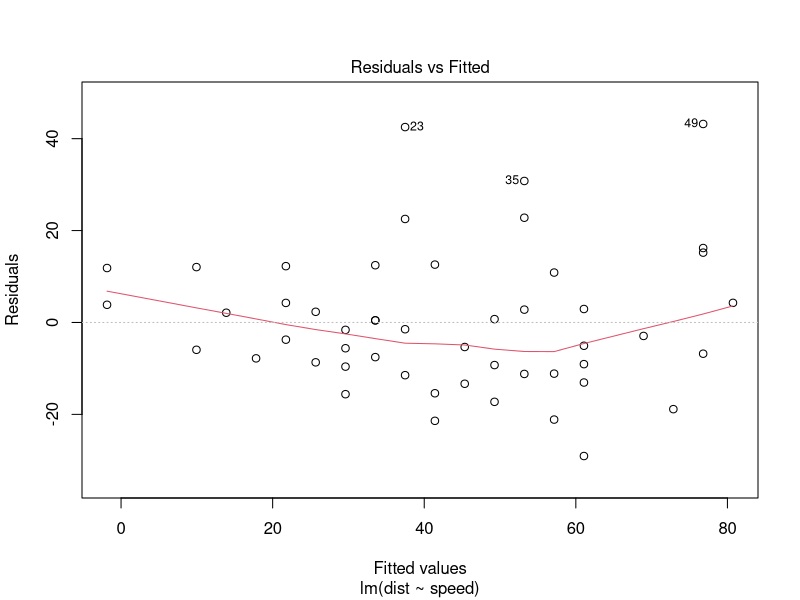
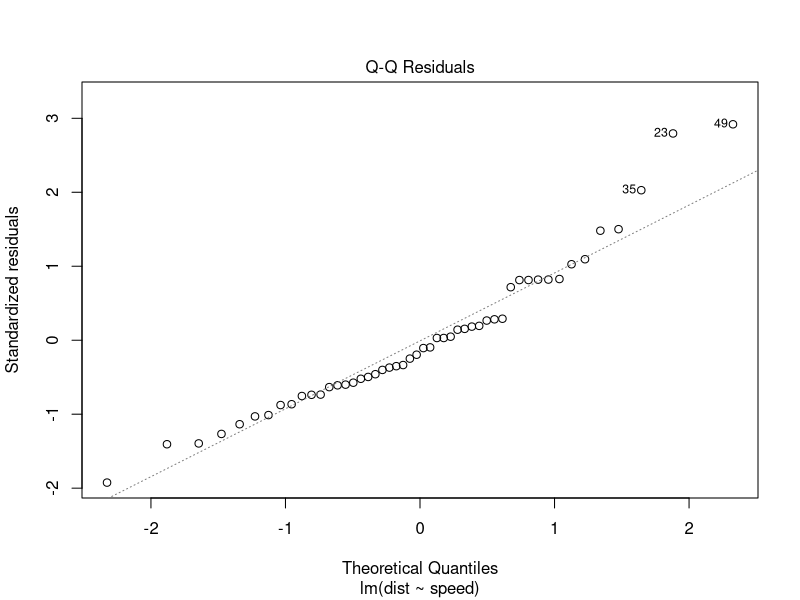
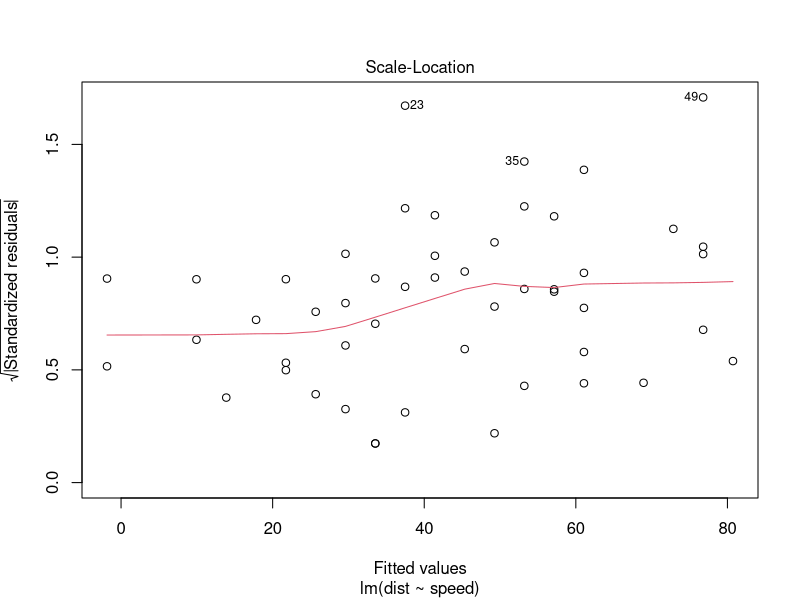
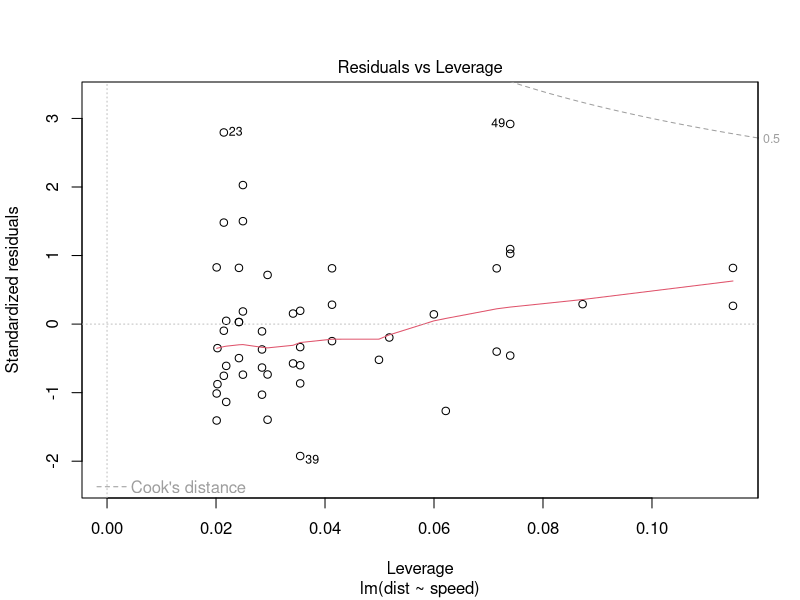

R code for these plots, in order:
##############################################
########### 자료 처리 응용 실습 ##############
##############################################
# R을 이용한 데이터 처리 & 분석 실무(길벗)


###################################################################
############### 6. Linear Regression Model #######################
###################################################################

############### 1. 단순선형회귀 (Simple Linear Regression)  ##############

#y=f(x)+error

#f(x): 예측변수= 설명변수 = 독립변수 
#y: 반응 변수, 종속 변수


# 선형 회귀는 독립변수와 종속 변수간의 관계를 모델링하는 기법
# 머신러닝에서 예측 모델링 중 가장 기초가 되는 모델
# 이때 독립변수가 하나이면 단순 (Simple) 선형 회귀라고 하고 2개 이상이면
# 다중 (multiple) 다중 선형 회귀라고 한다.

# 기본적인 모델은
# y_i = \beta_0 + \beta_1 X_{1, 1} + ... + \beta_p X_{i,p} + \epsilon_i
# 



# 선형호귀 모형은 다음과 같은 전제가 따른다

# 1. 독립변수 X는 고정된 값
# 2. 오차항의 분산이 동일
# 3. 오차항간 상호 독립
# 4. 오차항은 평균이 0이며 분산은 \sigma^2인 정규 분포를 따른다
# 5. 독립변수간 독립이다


# 1.1 모델 생성

data(cars)
head(cars)

# 모델링: dist = \beta_0 + speed X \beta_1 + \epsilon

m <- lm(dist ~ speed, cars)
m


summary(m)

# 1.2 예측 (fitted values)

fitted(m)[1:4]


# 1.3 잔차 (residual)
# 예측값과 실제 값의 차이

residuals(m)[1:4]

# fitted(m) + residuals(m)은 cars$dist와 같음

fitted(m)[1:4] + residuals(m)[1:4]
cars$dist[1:4]

# 1.3 예측과 신뢰구간

predict(m, newdata = data.frame(speed = 3))


# 한 표본(sample)의 평균으로 모평균 추정


# 1.4 모형 평가

summary(m)
# R-squred:  평가

plot(m)

